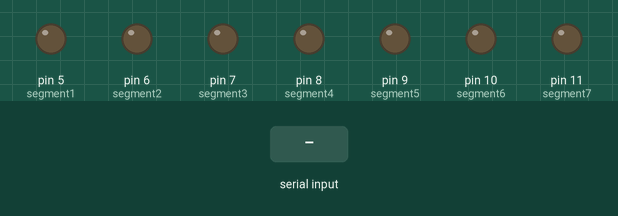
Simulated run of this sketch. Board: Arduino Uno, built with avr-gcc and run on an emulated ATmega328P. On the bench: output pins drawn as LEDs (lit = HIGH). The inputs (shaded band) are chosen by the test bench. What the sketch prints to the serial monitor is not drawn.

Above: at 1.2 s.
1.3 s: byte 11 (11) received over Serial
At 4.0 s:
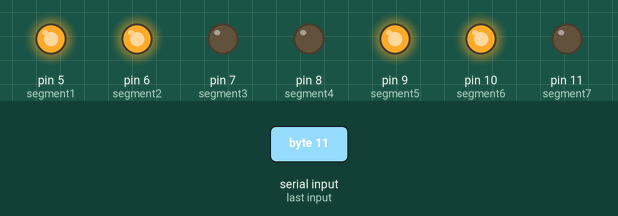
10.3 s: byte 12 (12) received over Serial
At 13.05 s:
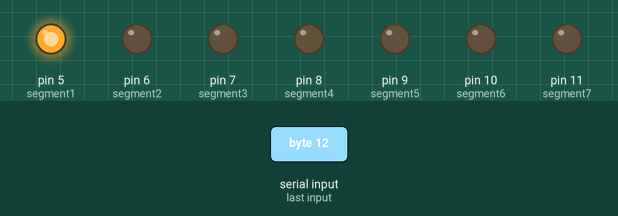
13.3 s: byte 13 (13) received over Serial
At 14.4 s:
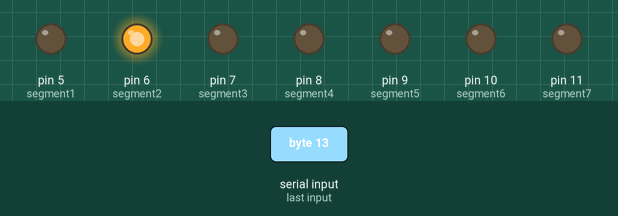
Timing chart, 0 to 16.3 s (numbered marks = the images above; inputs shaded):
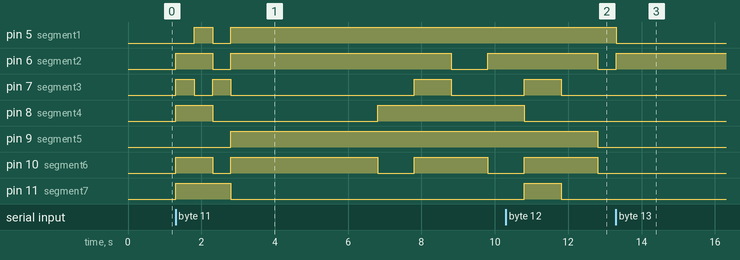

Measured:
- after the input at 1.3 s, pin 5 (segment1): LOW → HIGH after 0.50 s, → LOW 0.50 s later, → HIGH 0.50 s later; pin 6 (segment2): goes HIGH 1.0 s, LOW 0.50 s, HIGH 6.0 s, LOW 1.0 s, then HIGH, starting at once
- after the input at 10.3 s, pin 6 (segment2), pin 9 (segment5): HIGH → LOW after 2.5 s
- after the input at 13.3 s, pin 5 (segment1): HIGH → LOW at once; pin 6 (segment2): LOW → HIGH at once

The sketch:

Arduino3.ino
```cpp
const byte interruptPin = 3;
const int segment1 = 5;
const int segment2 = 6;
const int segment3 = 7;
const int segment4 = 8;
const int segment5 = 9;
const int segment6 = 10;
const int segment7 = 11;
int x = 0;
int songNumber = 0;

void setup() {
  pinMode(segment1, OUTPUT);
  pinMode(segment2, OUTPUT);
  pinMode(segment3, OUTPUT);
  pinMode(segment4, OUTPUT);
  pinMode(segment5, OUTPUT);
  pinMode(segment6, OUTPUT);
  pinMode(segment7, OUTPUT);

  Serial.begin(9600);
}

void loop() {
  Serial.println(songNumber);
  songNumber = Serial.read();

  if(songNumber == 11) song1();
  if(songNumber == 12) song2();
  if(songNumber == 13) song3();
}

void song1(){
  //321ccccegfedc
  digitalWrite(segment1, LOW); digitalWrite(segment2, HIGH); digitalWrite(segment3, HIGH); digitalWrite(segment4, HIGH); digitalWrite(segment5, LOW); digitalWrite(segment6, HIGH); digitalWrite(segment7, HIGH); //3
  delay(500);
  digitalWrite(segment1, HIGH); digitalWrite(segment2, HIGH); digitalWrite(segment3, LOW); digitalWrite(segment4, HIGH); digitalWrite(segment5, LOW); digitalWrite(segment6, HIGH); digitalWrite(segment7, HIGH); //2
  delay(500);
  digitalWrite(segment1, LOW); digitalWrite(segment2, LOW); digitalWrite(segment3, HIGH); digitalWrite(segment4, LOW); digitalWrite(segment5, LOW); digitalWrite(segment6, LOW); digitalWrite(segment7, HIGH); //1
  delay(500);
  digitalWrite(segment1, HIGH); digitalWrite(segment2, HIGH); digitalWrite(segment3, LOW); digitalWrite(segment4, LOW); digitalWrite(segment5, HIGH); digitalWrite(segment6, HIGH); digitalWrite(segment7, LOW); //c
  delay(1000);
  digitalWrite(segment1, HIGH); digitalWrite(segment2, HIGH); digitalWrite(segment3, LOW); digitalWrite(segment4, LOW); digitalWrite(segment5, HIGH); digitalWrite(segment6, HIGH); digitalWrite(segment7, LOW); //c
  delay(1000);
  digitalWrite(segment1, HIGH); digitalWrite(segment2, HIGH); digitalWrite(segment3, LOW); digitalWrite(segment4, LOW); digitalWrite(segment5, HIGH); digitalWrite(segment6, HIGH); digitalWrite(segment7, LOW); //c
  delay(1000);
  digitalWrite(segment1, HIGH); digitalWrite(segment2, HIGH); digitalWrite(segment3, LOW); digitalWrite(segment4, LOW); digitalWrite(segment5, HIGH); digitalWrite(segment6, HIGH); digitalWrite(segment7, LOW); //c
  delay(1000);
  digitalWrite(segment1, HIGH); digitalWrite(segment2, HIGH); digitalWrite(segment3, LOW); digitalWrite(segment4, HIGH); digitalWrite(segment5, HIGH); digitalWrite(segment6, LOW); digitalWrite(segment7, LOW); //e
  delay(1000);
  digitalWrite(segment1, HIGH); digitalWrite(segment2, HIGH); digitalWrite(segment3, HIGH); digitalWrite(segment4, HIGH); digitalWrite(segment5, HIGH); digitalWrite(segment6, HIGH); digitalWrite(segment7, LOW); //g
  delay(1000);
  digitalWrite(segment1, HIGH); digitalWrite(segment2, LOW); digitalWrite(segment3, LOW); digitalWrite(segment4, HIGH); digitalWrite(segment5, HIGH); digitalWrite(segment6, HIGH); digitalWrite(segment7, LOW); //f
  delay(1000);
  digitalWrite(segment1, HIGH); digitalWrite(segment2, HIGH); digitalWrite(segment3, LOW); digitalWrite(segment4, HIGH); digitalWrite(segment5, HIGH); digitalWrite(segment6, LOW); digitalWrite(segment7, LOW); //e
  delay(1000);
  digitalWrite(segment1, HIGH); digitalWrite(segment2, HIGH); digitalWrite(segment3, HIGH); digitalWrite(segment4, LOW); digitalWrite(segment5, HIGH); digitalWrite(segment6, HIGH); digitalWrite(segment7, HIGH); //d
  delay(1000);
  digitalWrite(segment1, HIGH); digitalWrite(segment2, HIGH); digitalWrite(segment3, LOW); digitalWrite(segment4, LOW); digitalWrite(segment5, HIGH); digitalWrite(segment6, HIGH); digitalWrite(segment7, LOW); //c
  delay(1000);

}

void song2(){
  digitalWrite(segment1, HIGH);
  digitalWrite(segment2, LOW);
  digitalWrite(segment3, LOW);
  digitalWrite(segment4, LOW);
  digitalWrite(segment5, LOW);
  digitalWrite(segment6, LOW);
  digitalWrite(segment7, LOW);
}

void song3(){
  digitalWrite(segment1, LOW);
  digitalWrite(segment2, HIGH);
  digitalWrite(segment3, LOW);
  digitalWrite(segment4, LOW);
  digitalWrite(segment5, LOW);
  digitalWrite(segment6, LOW);
  digitalWrite(segment7, LOW);
}
```
